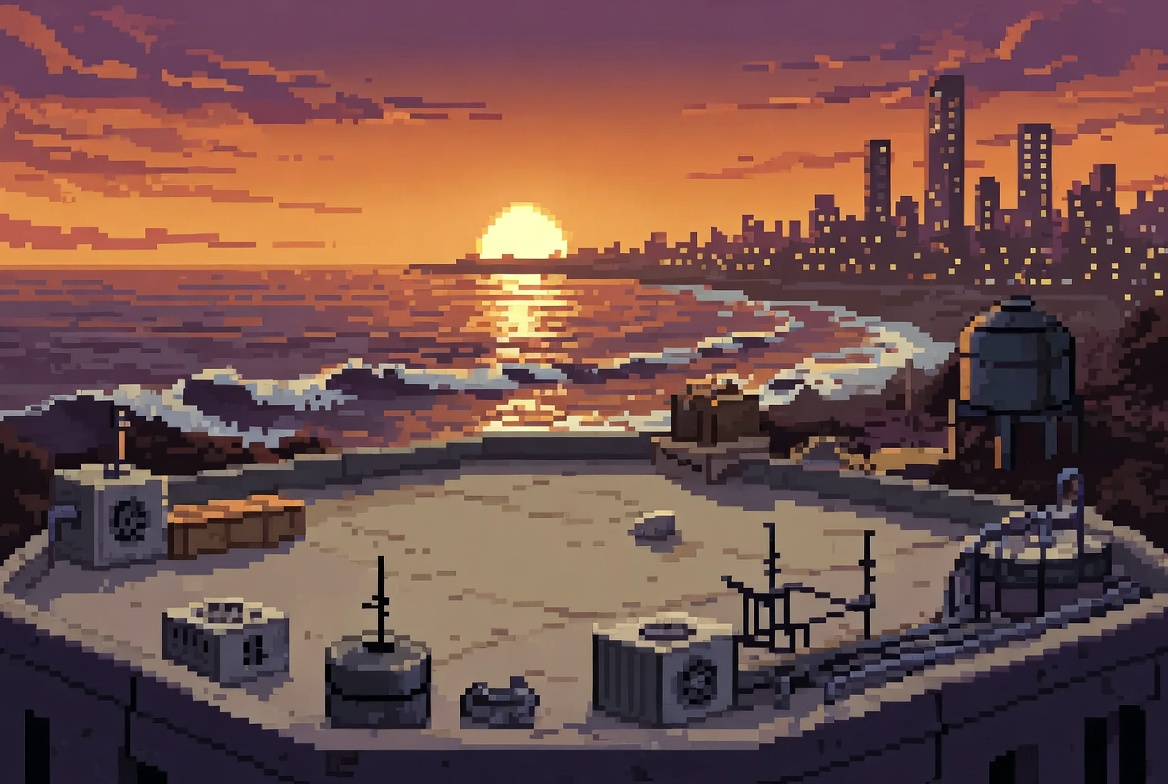
#> input picture assets/background-roof-city.jpg, 1168 x 784 px
$ python pixelate_bg.py --in ../assets/background-roof-city.jpg --out out.png
#> lines starting #> are read from the running program, lines starting #| are printed output that depends on the picture
#> in main, im is the input picture: PIL image 1168x784 RGB; mean R, G, B 115.6, 80.7, 75.4
#!/usr/bin/env python3
"""Turn an AI/painted image into proper pixel art for a 1280x720 backdrop.

AI "pixel-art" images aren't on a real pixel grid and use hundreds of colors. This
crops to 16:9, downsamples to a small grid (so every pixel is a real, equal cell),
quantizes to a small palette, then nearest-upscales back to 1280x720 — so it reads
as deliberate pixel art that matches the chunky sprites.

    python3 tools/pixelate_bg.py --in assets/background-roof-city.jpg \
        --out assets/bg_roof.png --width 320 --colors 48

--width must divide 1280 (640=x2, 320=x4, 256=x5) for crisp integer scaling.
"""
import argparse
from PIL import Image

GAME_W, GAME_H = 1280, 720


def crop_169(im, keep_bottom=0.62, zoom=1.0):
    """Crop to 16:9, then optionally zoom in (crop a 1/zoom centered sub-region and
    let it be upscaled to fill the screen) so the scene reads bigger vs the sprites.
    keep_bottom biases which part survives (0.5 = centered, higher = keep the rooftop)."""
#> called with keep_bottom = 0.62, zoom = 1
    w, h = im.size
#> w = 1168; h = 784
    target_h = round(w * GAME_H / GAME_W)
#> target_h = 657
    # keep_bottom: 0 = keep top, 1 = keep bottom (rooftop). Higher -> crop more off top.
    if target_h <= h:                       # too tall -> trim vertically
        extra = h - target_h
#> extra = 127
        top = round(extra * keep_bottom)
#> top = 79
        im = im.crop((0, top, w, top + target_h))
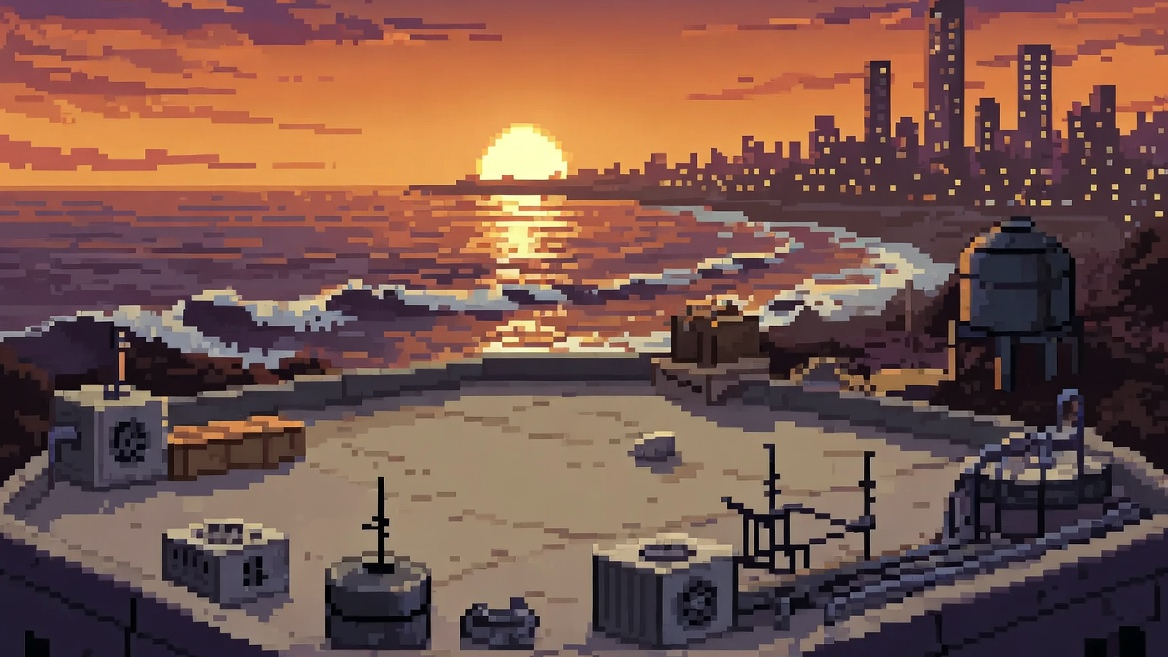
#> im: PIL image 1168x657 RGB; mean R, G, B 120.8, 85.7, 75.7
    else:                                   # too wide -> trim horizontally (centered)
        target_w = round(h * GAME_W / GAME_H)
        left = (w - target_w) // 2
        im = im.crop((left, 0, left + target_w, h))
    if zoom and zoom > 1.0:                  # zoom in (crop a 1/zoom sub-region)
        w2, h2 = im.size
        cw, ch = round(w2 / zoom), round(h2 / zoom)
        left = (w2 - cw) // 2
        top = round((h2 - ch) * keep_bottom)
        im = im.crop((left, top, left + cw, top + ch))
    return im


def main():
    ap = argparse.ArgumentParser()
    ap.add_argument("--in", dest="src", required=True)
    ap.add_argument("--out", required=True)
    ap.add_argument("--width", type=int, default=320, help="internal pixel-grid width")
    ap.add_argument("--colors", type=int, default=48, help="palette size")
    ap.add_argument("--keep-bottom", type=float, default=0.62)
    ap.add_argument("--zoom", type=float, default=1.0, help="zoom into the scene (>1 = bigger)")
    args = ap.parse_args()

    im = Image.open(args.src).convert("RGB")
    im = crop_169(im, args.keep_bottom, args.zoom)
    small = im.resize((args.width, round(args.width * GAME_H / GAME_W)), Image.LANCZOS)
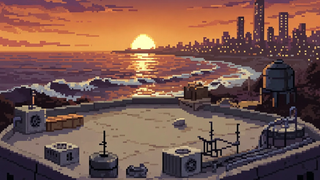
#> small: PIL image 320x180 RGB; mean R, G, B 120.8, 85.7, 75.7
    small = small.quantize(colors=args.colors, method=Image.MEDIANCUT, dither=Image.NONE)
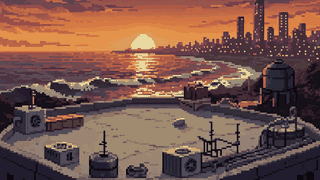
#> small: PIL image 320x180 P; mean R, G, B 120.6, 85.1, 75.1
    out = small.convert("RGB").resize((GAME_W, GAME_H), Image.NEAREST)
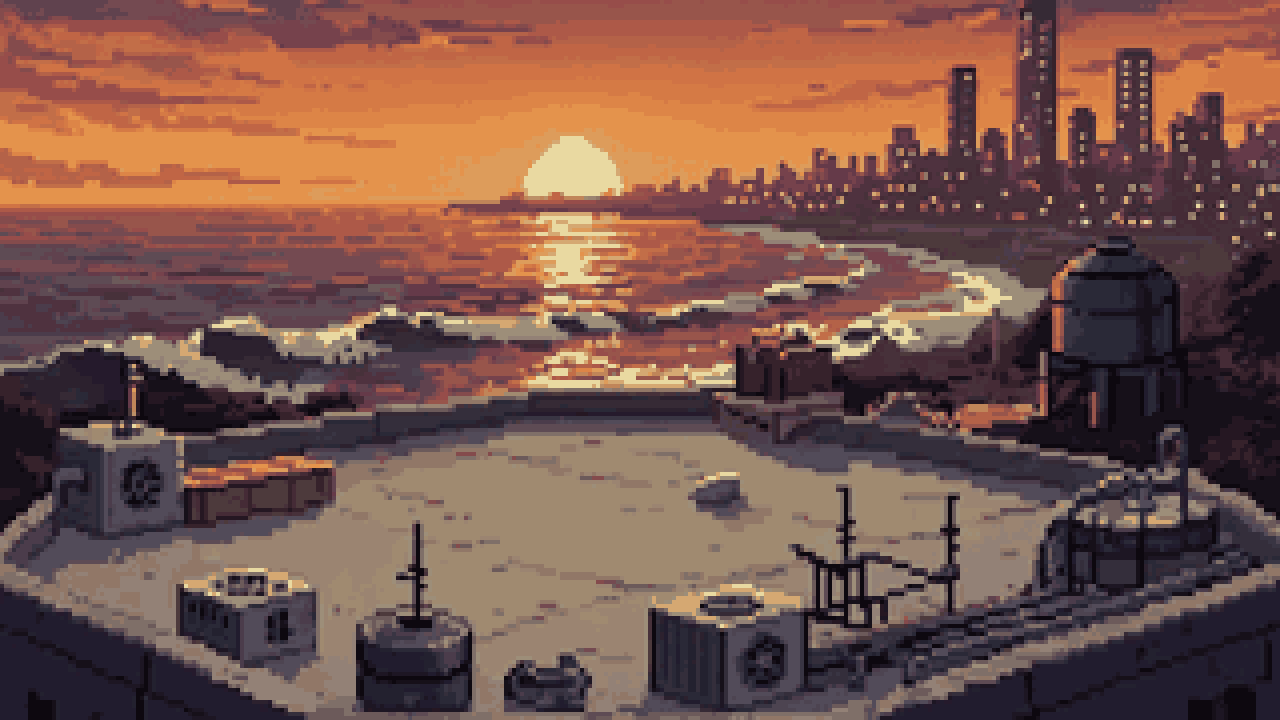
#> out: PIL image 1280x720 RGB; mean R, G, B 120.6, 85.1, 75.1
    out.save(args.out)
    print(f"wrote {args.out}  grid={small.size}  colors={args.colors}")
#| wrote out.png  grid=(320, 180)  colors=48


if __name__ == "__main__":
    main()
